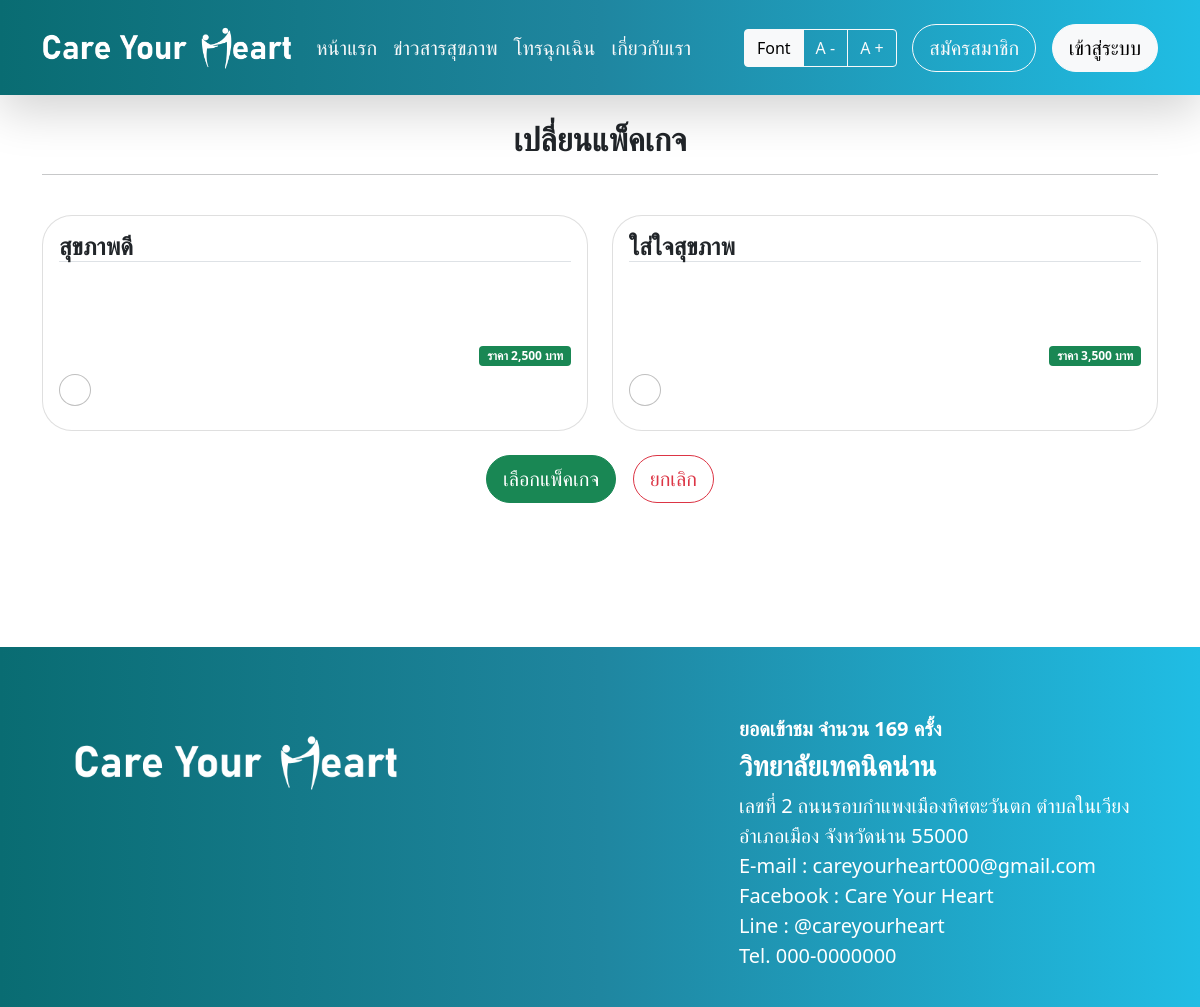
The page /pack2.php on the database as committed earlier.
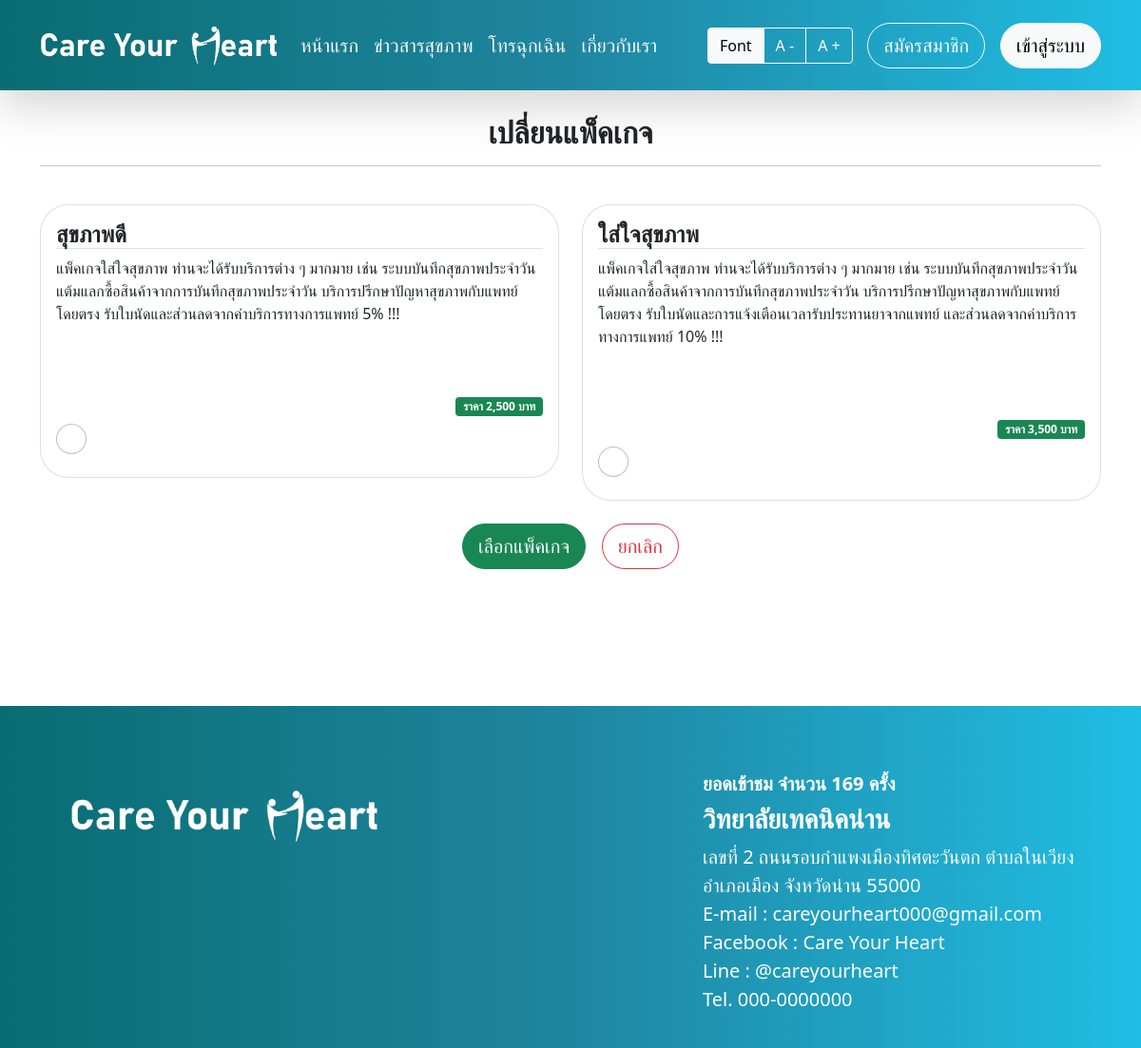
The same page on the database as committed later.
### tables this page shows
CREATE TABLE `tb_package` (
  `id_pack` int(10) NOT NULL,
  `name_pack` varchar(100) NOT NULL,
  `price_pack` int(10) NOT NULL,
  `detail_pack` text NOT NULL,
  `disc` int(10) NOT NULL
);

### pack2.php (the view, shortened to what this page needs)
<?php
    include "head.php";
    $sql1="select * from tb_package where id_pack limit 2,10";
    $result1=mysqli_query($conn,$sql1);
?>
<div class="bg"><br/><br/><br/><br/><br/>
    <div class="container">
        <center><h2><b>เปลี่ยนแพ็คเกจ</b></h2></center><hr><br/>
        <form name="form1" method="post" action="recom2.php">
            <?php
                $chk=1;
                while($read1=mysqli_fetch_assoc($result1)){
                    $id_pack=$read1["id_pack"];
                    $name_pack=$read1["name_pack"];
                    $detail_pack=$read1["detail_pack"];
                    $price_pack=$read1["price_pack"];
                    if($chk%2==1){
                        echo "<div class='row'>";
                    }
            ?>
            <div class="col-lg-6 col-sm-6 col-12">
                <div class="card" style="border-radius:30px">
                    <div class="card-body">
                        <div class="card-title"><h4 class="border-bottom"><b><?php echo "$name_pack"; ?></b></h4></div>
                        <div class="card-text"><?php echo "$detail_pack"; ?></div><br/><br/><br/>
                        <div align="right"><span class="badge bg-success">ราคา <?php echo "".number_format($price_pack).""; ?> บาท</span></div>
                        <h2><input type="radio" class="form-check-input" name="id_pack" id="id_pack" value="<?php echo "$id_pack"; ?>"></h2>
                    </div>
                </div>
            </div>
            <?php
                if($chk%2==0){
                    echo "</div><br/>";
                }
                $chk++;
                }
            ?>
            <center>
                <button type="submit" class="btn btn-lg btn-success" style="border-radius:30px">เลือกแพ็คเกจ</button>&nbsp;&nbsp;&nbsp;
                <a href="index.php" class="btn btn-lg btn-outline-danger" style="border-radius:30px">ยกเลิก</a>
            </center><br/><br/><br/><br/>
        </form>
    </div><br/><br/>
</div>
<?php
    include "footer.php";
?>

Rows that differ between the two databases and show on the page:
changed tb_package "สุขภาพดี": detail_pack (not shown) → "แพ็คเกจใส่ใจสุขภาพ ท่านจะได้รับบริการต่าง ๆ มากมาย เช่น ระบบบันทึกสุขภาพประจำวัน แต้มแลกซื้อสินค้าจากการบันทึกสุขภาพประจำวัน บริการปรึกษาปัญหาสุขภาพกับแพทย์โดยตรง รับใบนัดและส่วนลดจากค่าบริการทางการแพทย์ 5% !!!"
changed tb_package "ใส่ใจสุขภาพ": detail_pack (not shown) → "แพ็คเกจใส่ใจสุขภาพ ท่านจะได้รับบริการต่าง ๆ มากมาย เช่น ระบบบันทึกสุขภาพประจำวัน แต้มแลกซื้อสินค้าจากการบันทึกสุขภาพประจำวัน บริการปรึกษาปัญหาสุขภาพกับแพทย์โดยตรง รับใบนัดและการแจ้งเตือนเวลารับประทานยาจากแพทย์ และส่วนลดจากค่าบริการทางการแพทย์ 10% !!!"
